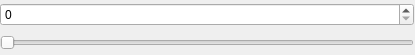
<?xml version="1.0" encoding="UTF-8"?>
<ui version="4.0">
 <class>SCtrInputGroup</class>
 <widget class="QFrame" name="SCtrInputGroup">
  <property name="geometry">
   <rect>
    <x>0</x>
    <y>0</y>
    <width>415</width>
    <height>55</height>
   </rect>
  </property>
  <property name="windowTitle">
   <string>Frame</string>
  </property>
  <property name="frameShape">
   <enum>QFrame::NoFrame</enum>
  </property>
  <property name="frameShadow">
   <enum>QFrame::Plain</enum>
  </property>
  <property name="lineWidth">
   <number>0</number>
  </property>
  <layout class="QVBoxLayout" name="verticalLayout">
   <property name="leftMargin">
    <number>0</number>
   </property>
   <property name="topMargin">
    <number>0</number>
   </property>
   <property name="rightMargin">
    <number>1</number>
   </property>
   <property name="bottomMargin">
    <number>0</number>
   </property>
   <item>
    <widget class="QSpinBox" name="spinBox"/>
   </item>
   <item>
    <widget class="QSlider" name="slider">
     <property name="sizePolicy">
      <sizepolicy hsizetype="Expanding" vsizetype="Fixed">
       <horstretch>0</horstretch>
       <verstretch>0</verstretch>
      </sizepolicy>
     </property>
     <property name="orientation">
      <enum>Qt::Horizontal</enum>
     </property>
    </widget>
   </item>
  </layout>
 </widget>
 <resources/>
 <connections/>
</ui>
